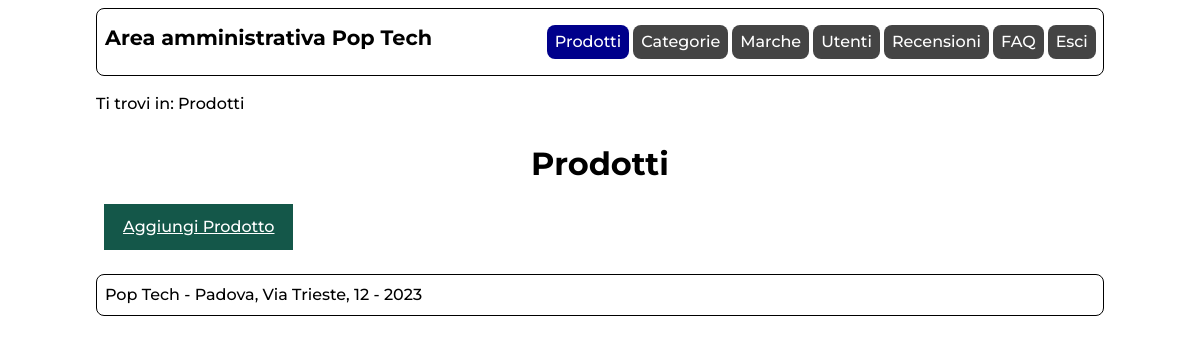
The app's page /admin/index.php (signed in), older data.
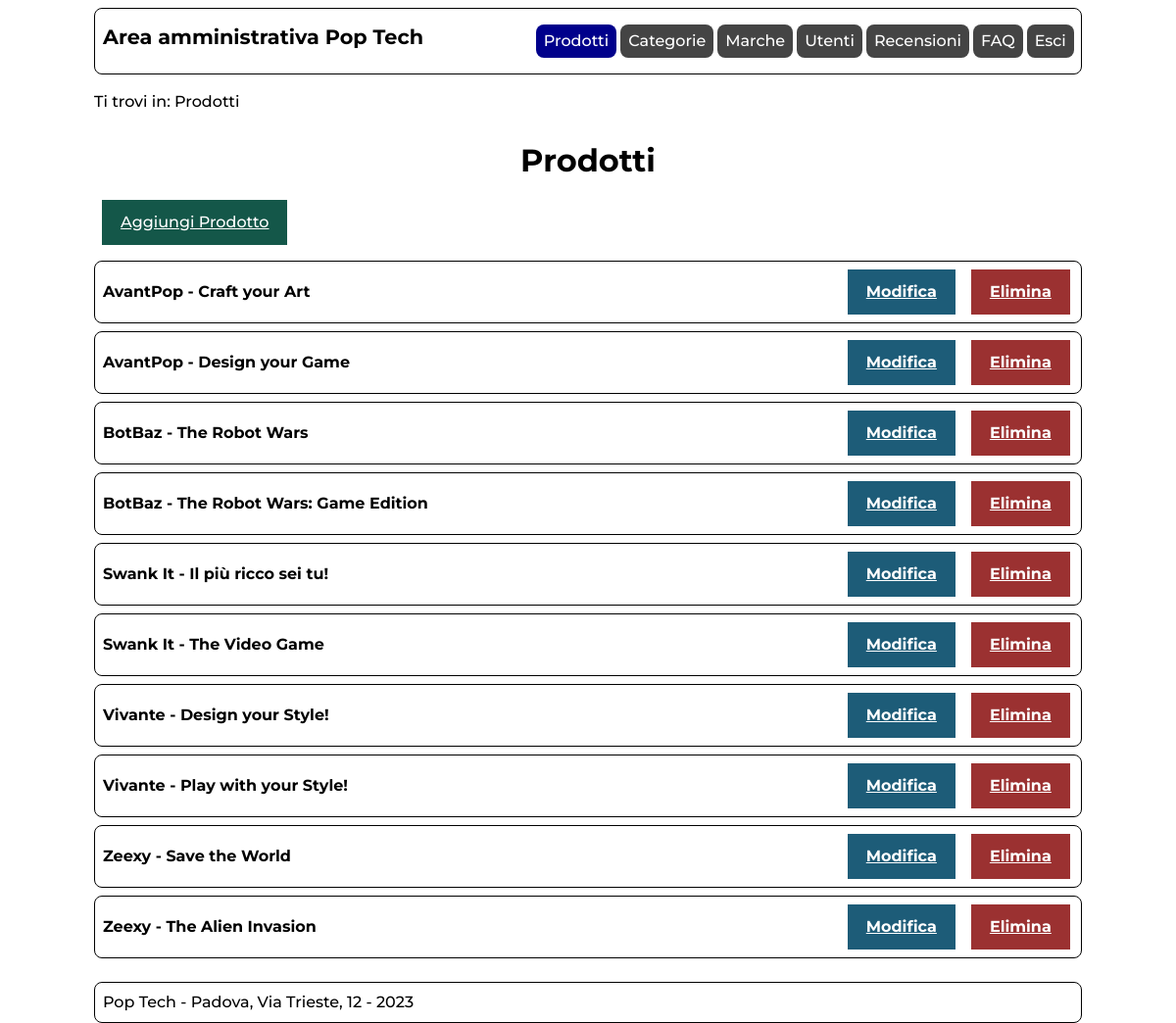
The same page, newer data.
### tables this page shows
CREATE TABLE `prodotto` (
  `ID` int(10) UNSIGNED NOT NULL,
  `nome` varchar(400) NOT NULL,
  `immagine` varchar(300) NOT NULL,
  `keywords` varchar(500) DEFAULT NULL,
  `descrizione` text NOT NULL,
  `origine` varchar(100) NOT NULL,
  `marca` int(10) UNSIGNED NOT NULL,
  `modello` varchar(100) NOT NULL,
  `dimensione` varchar(200) DEFAULT NULL,
  `peso` varchar(100) DEFAULT NULL,
  `categoria` int(10) UNSIGNED NOT NULL,
  `prezzo` decimal(5,2) UNSIGNED NOT NULL
);

### includes/connection.php (called while the page is built, shortened)
<?php
class DBAccess{
    private $connection;
    public function open_connection(){
        $this->connection = mysqli_connect(DBAccess::HOST_DB, DBAccess::USERNAME, DBAccess::PASSWORD, DBAccess::DATABASE_NAME);
        if(mysqli_connect_errno()) {
            echo "Errore di connessione al database: " . mysqli_connect_error();
            return false;
        }
        else{
            return true;
        }
    }
    public function exec_select_query($query){
        $res = mysqli_query($this->connection, $query) or die("Errore DB: ".mysqli_error($this->connection));
        if(mysqli_num_rows($res)==0){
            return array();
        }else{
            $resArray = array();
            while($row = mysqli_fetch_assoc($res)){
                array_push($resArray,$row);
            }
            return $resArray;
        }
    }
}
?>

### admin/index.php (the view, shortened to what this page needs)
<?php
    require_once "../includes/connection.php";
    require_once "../includes/utilities.php";
    $template = file_get_contents('layouts/layout.html');
    $pageID = 'prodotti';
    $title = "Pop Tech";
    $breadcrumbs = '<p>Ti trovi in: Prodotti</p>';
    if(!isLoggedIn(true)){
        $content = getAdminLoggedOutError();
    }else{
        $content = "<h1>Prodotti</h1>";
        $content .= '<a href="prodotto.php" class="btn btn-green">Aggiungi Prodotto</a>';
        $connection = new DBAccess();
        if($connection->open_connection()){
            $products = $connection->exec_select_query('SELECT id, nome FROM prodotto ORDER BY nome;');
            foreach($products as $product){
                $content .= '<div class="listItem">';
                    $content .= '<span>'.parse_lang($product['nome']).'</span>';
                    $content .= '<span><a href="prodotto.php?id='.$product['id'].'" class="btn btn-info" title="Modifica '.parse_lang($product['nome'],true).'">Modifica</a>';
                    $content .= '<a href="delete.php?id='.$product['id'].'&type=prodotto" class="btn btn-danger" title="Elimina '.parse_lang($product['nome'],true).'">Elimina</a></span>';
                $content .= '</div>';
            }
        }else{
            $content .= getDBConnectionError(true);
        }
    }
    $menu = get_admin_menu();
    $template = str_replace('{{menu}}',$menu,$template);
    $template = str_replace('{{onload}}','',$template);
    $template = str_replace('{{pageID}}',$pageID,$template);
    $template = str_replace('{{title}}',$title,$template);
    $template = str_replace('{{breadcrumbs}}',$breadcrumbs,$template);
    $template = str_replace('{{content}}',$content,$template);
    echo $template;
?>

### includes/utilities.php (shortened to what this page needs)
<?php
require_once('connection.php');
function parse_lang(String $string, bool $delete=false){
    if($delete){
        $replaceStart = '';
        $replaceEnd = '';
    }else{
        $replaceStart = '<span lang="${2}">';
        $replaceEnd = '</span>';
    }
    $string = preg_replace('/\[\/.{2}\]/', $replaceEnd, $string);
    $string = preg_replace('/(\[)([a-z]{2})(\])/', $replaceStart, $string);
    return $string;
}
function get_admin_menu(){
    $menu = '<ul>';
    $links = ["index.php","categorie.php","marche.php","utenti.php","recensioni.php","faqs.php"];
    $names = ["Prodotti","Categorie","Marche","Utenti","Recensioni","FAQ"];
    $langs = ["","","","","","en"];
    $nLinks = count($links);
    $strToRemove = ROOT_FOLDER."admin/";
    $currentPage = str_replace($strToRemove,"",$_SERVER['REQUEST_URI']);
    for($i=0;$i<$nLinks;$i++){
        if($currentPage==$links[$i] || ($currentPage=='' && $links[$i]=='index.php') ){
            $menu .= '<li id="currentLink" '.(($langs[$i])?'lang="'.$langs[$i].'"':'').'>'.$names[$i].'</li>';
        }else{
            $menu .= '<li><a href="'.$links[$i].'" '.(($langs[$i])?'lang="'.$langs[$i].'"':'').'>'.$names[$i].'</a></li>';
        }
    }
    if(isLoggedIn(true)){
        $menu .= '<li><a href="logout.php" class="button">Esci</a></li>';
    }else{
        $menu = '<ul><li><a href="login.php" class="button">Accedi</a></li>';
    }
    $menu .= '</ul>';
    return $menu;
}
function isLoggedIn(bool $isAdmin=false){
    if(isset($_SESSION['user'])){
        $connection = new DBAccess();
        if($connection->open_connection()){
            $id = $_SESSION['user'];
            $users = $connection->exec_select_query("SELECT id,admin FROM utente WHERE id=$id");
            if(count($users)>0){
                $user = $users[0];
                if($isAdmin){
                    return $user['admin']==1;
                }else{
                    return true;
                }
            }else{
                return false;
            }
        }else{
            return false;
        }
    }else{
        return false;
    }
}
?>

Row changes from the older to the newer data that the page shows:
added prodotto: nome "AvantPop - Craft your Art"
added prodotto: nome "AvantPop - Design your Game"
added prodotto: nome "BotBaz - The Robot Wars"
added prodotto: nome "BotBaz - The Robot Wars: Game Edition"
added prodotto: nome "Swank It - Il più ricco sei tu!"
added prodotto: nome "Swank It - The Video Game"
added prodotto: nome "Vivante - Design your Style!"
added prodotto: nome "Vivante - Play with your Style!"
added prodotto: nome "Zeexy - Save the World"
added prodotto: nome "Zeexy - The Alien Invasion"
